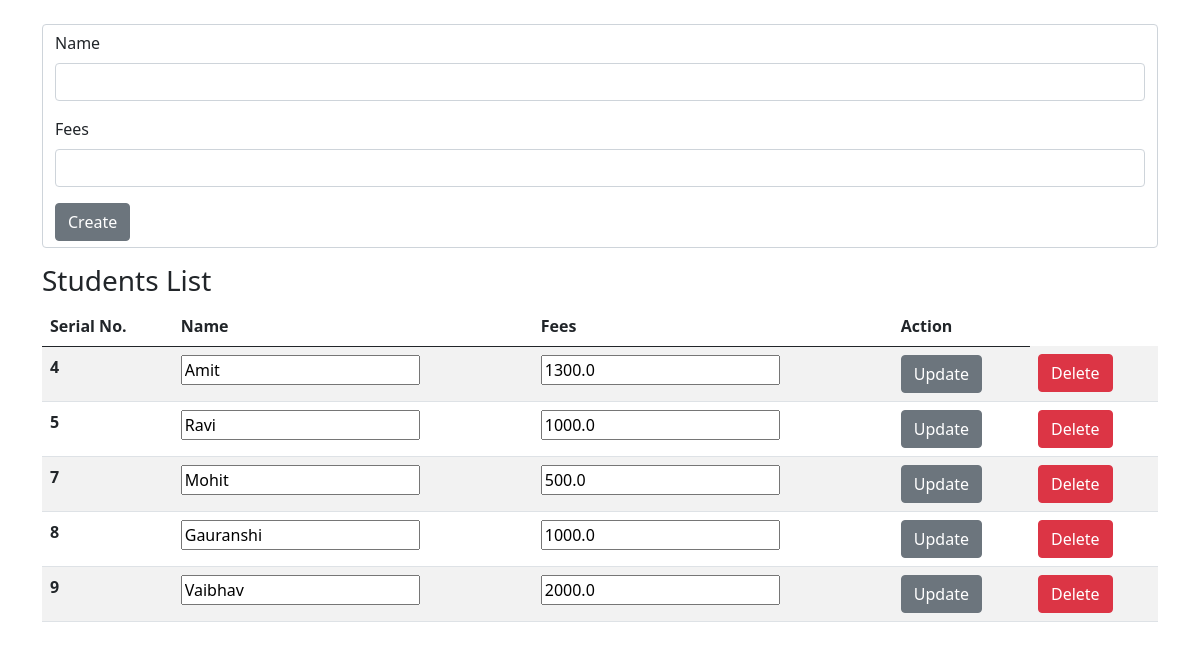
Before: / with the older database file.
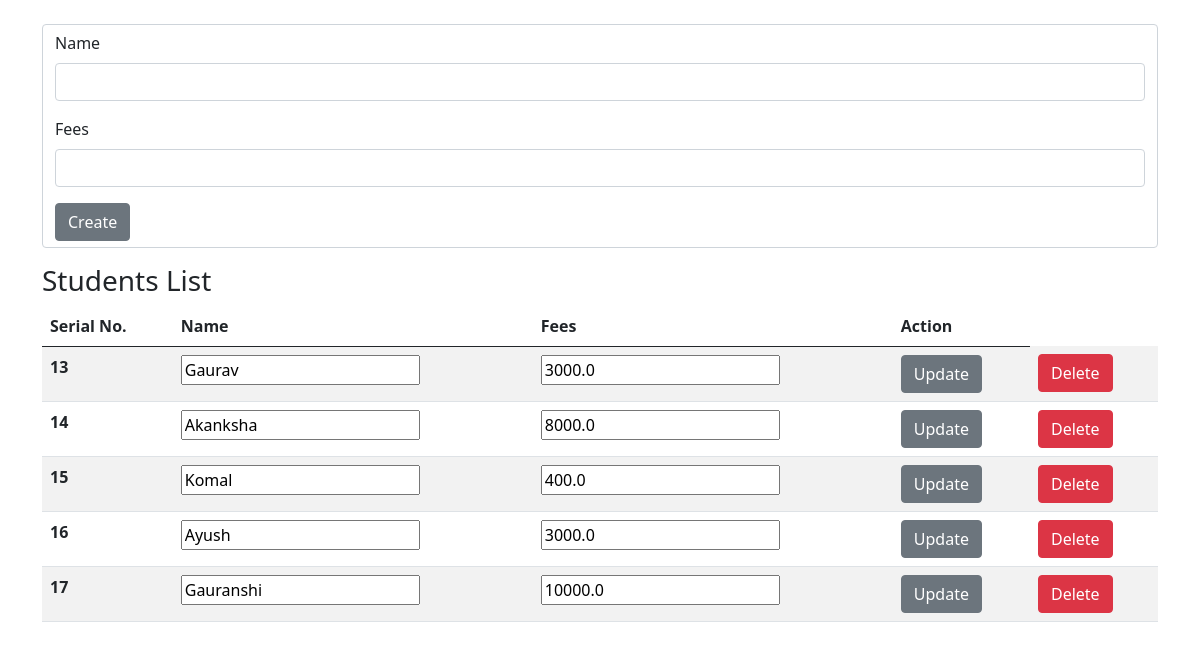
After: the same page with the newer database file.
### crud/models.py (models this page shows)
class Student(models.Model):
    name = models.CharField(max_length=50)
    fee = models.FloatField()

### crud/views.py (the view)
# urls.py: path('', views.home, name="home"),
def home(request):
    students = Student.objects.all()
    context = {"students": students}
    return render(request, "home.html", context)

### templates/home.html (shortened to what this page needs)
{% extends 'base.html' %}
{% block body %}
<div class="container mt-4">
  <form class="form-control" action="{% url 'createstudent' %}" method="post">
    <div class="mb-3">
      <label for="Name" class="form-label">Name</label>
      <input type="text" class="form-control" id="name" name="name" aria-describedby="name" required>
    </div>
    <div class="mb-3">
      <label for="fee" class="form-label">Fees</label>
      <input type="number" name="fee" class="form-control" id="fee" required>
    </div>
    <button class="btn btn-secondary">Create</button>
  </form>
</div>
<div class="container">
    <h3 class="mt-3"> Students List </h3>
    <table class="table table-striped table-hover">
        <thead>
          <tr>
            <th scope="col">Serial No.</th>
            <th scope="col">Name</th>
            <th scope="col">Fees</th>
            <th scope="col">Action</th>
        </tr>
        </thead>
        <tbody>
            {% for student in students %}
            <tr>
                <th scope="row">{{student.id}}</th>
                <td>
                  <form action="{% url 'updatestudent' student.id %}" method="post">
                  <input type="text" value="{{student.name}}" name="name" id="name"> </td>
                <td> <input type="text" value="{{student.fee}}" name="fee" id="fee"></td>
                <td>
                    <button type="submit" class="btn btn-secondary">Update</button>
                </td>
                <td>
                  <form action="{% url 'deletestudent' student.id %}" method="post">
                    <button type="submit" class="btn btn-danger">Delete</button>
                </form>
              </td>
              </tr>
            {% endfor %}
        </tbody>
      </table>
</div>
{% endblock body%}

### templates/base.html (shortened to what this page needs)
<!doctype html>
<html lang="en">
  <head>
    <link href="https://cdn.jsdelivr.net/npm/bootstrap@5.0.2/dist/css/bootstrap.min.css" rel="stylesheet">
  </head>
  <body>
    {% block body %}{% endblock body %}
  </body>
</html>

Changed rows visible on the page:
removed Student: id "4", name "Amit", fee "1300.0"
removed Student: id "5", name "Ravi", fee "1000.0"
removed Student: id "7", name "Mohit", fee "500.0"
removed Student: id "8", name "Gauranshi", fee "1000.0"
removed Student: id "9", name "Vaibhav", fee "2000.0"
added Student: id "13", name "Gaurav", fee "3000.0"
added Student: id "14", name "Akanksha", fee "8000.0"
added Student: id "15", name "Komal", fee "400.0"
added Student: id "16", name "Ayush", fee "3000.0"
added Student: id "17", name "Gauranshi", fee "10000.0"
